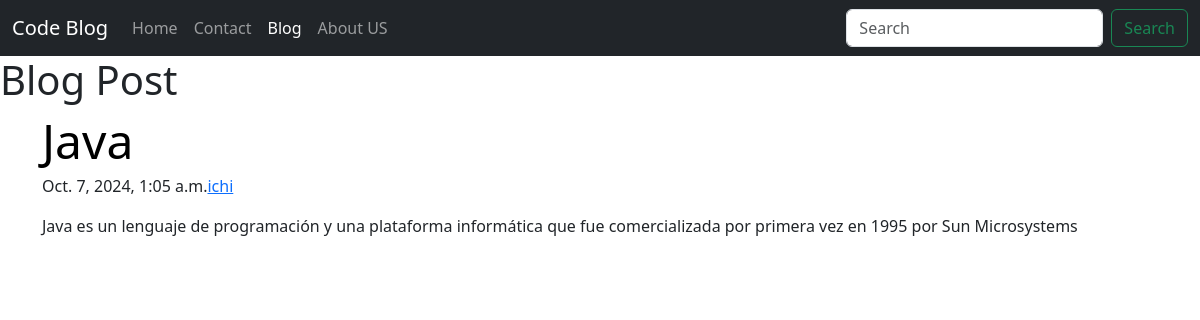
Page /blog/java-blog on the committed database.
### blog/models.py (models this page shows, shortened)
class Post(models.Model):
    sno = models.AutoField(primary_key=True)
    title = models.CharField(max_length=50)
    content = models.TextField()
    author = models.CharField(max_length=14)
    slug = models.CharField(max_length=130)
    timeStamp = models.DateTimeField(blank=True)

### blog/views.py (the view)
# urls.py: path('<str:slug>', views.blogpost, name='blogpost'),
def blogpost(request, slug):
    post = Post.objects.filter(slug=slug).first()
    context = {'post': post}
    return render(request, 'blog/blogpost.html', context)

### templates/blog/blogpost.html (shortened to what this page needs)
{% extends 'home/base.html' %}
{% block name %}
   Blog Post
{% endblock %}
{% block blogactive %}
    active
{% endblock %}
{% block body %}
<article class="container">
    <h2 class="display-5 link-body-emphasis mb-1">{{post.title}}</h2>
    <p class="blog-post-meta">{{post.timeStamp}}<a href="/about">{{post.author}}</a></p>
    <p>{{post.content}}</p>
{% endblock %}

### rows in the picture
Post: title "Java", timeStamp "Oct. 7, 2024, 1:05 a.m.", author "ichi", content "Java es un lenguaje de programación y una plataforma informática que fue comercializada por primera vez en 1995 por Sun Microsystems"
